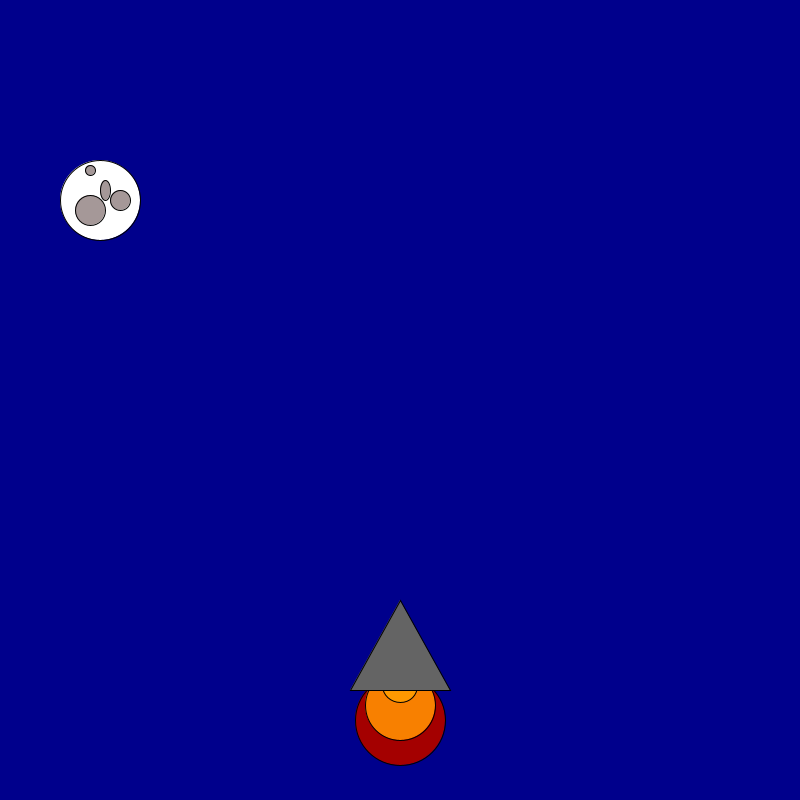
Frame 1 (no input)
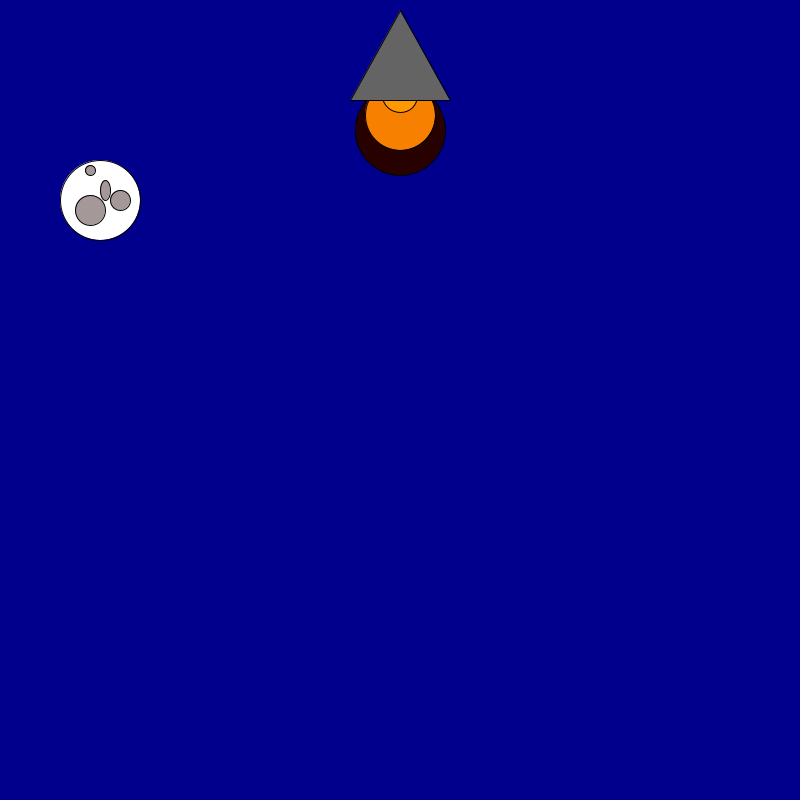
Frame 60 (the mouse pressed at the canvas centre just before this capture)
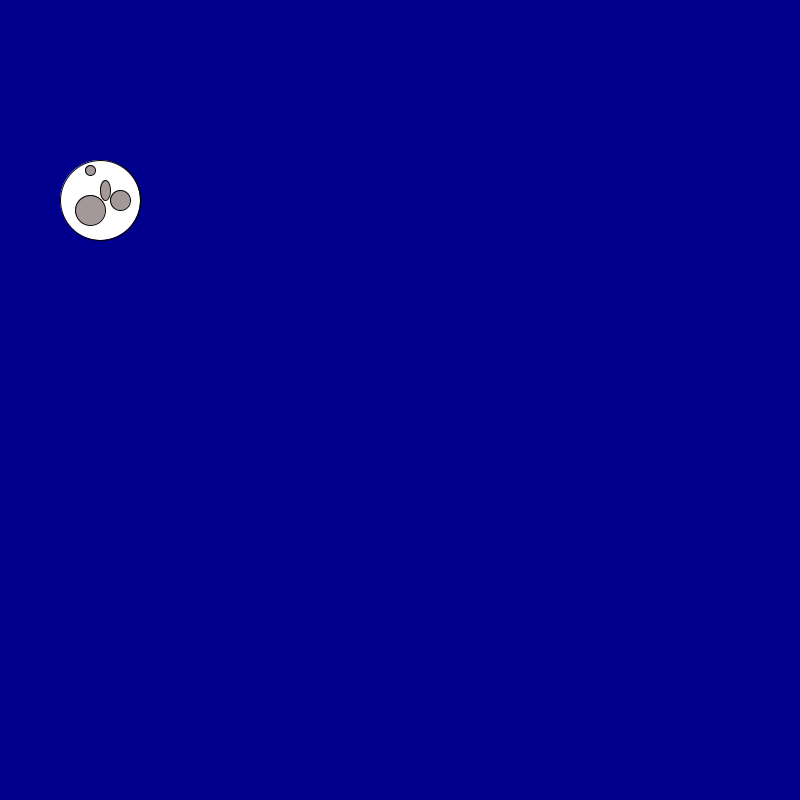
Frame 120 (the mouse held since frame 60 and released just before this capture)

The Processing sketch that drew these frames (run headless with seeded random() and noise(); from frame 60 on, the mouse is pressed at the canvas centre):

// Processing sketch: rocket
// ── rocket.pde
/* 1. Change the code below to make the rocket ship take off. */
/* 2. Add a moon and stars to the sky. */

int x = 400;
int y = 600;

void setup() {
  background(0, 0, 140);
  size(800, 800);
}

void draw() {
  background(0, 0, 140);
  fill(random(255), 0, 0);
  ellipse(x, y + 120, 90, 90);
  fill(248, 128, 0);
  ellipse(x, y + 105, 70, 70);
  fill(255, 153, 0);
  ellipse(x, y + 85, 35, 35);
  fill(100, 100, 100);
  triangle(x, y + 0, x + 50, y + 90, x - 50, y + 90);
  y=y-10;
  fill(255, 255, 255);
  ellipse(100, 200, 80,80);
  fill(165,152,152);
  ellipse(120, 200, 20, 20);
  fill(165, 152,152);
  ellipse(105, 190, 10, 20);
   fill(165, 152,152);
   ellipse(90, 170,10,10);
   fill(165, 152,152);
   ellipse(90, 210, 30,30);
}
